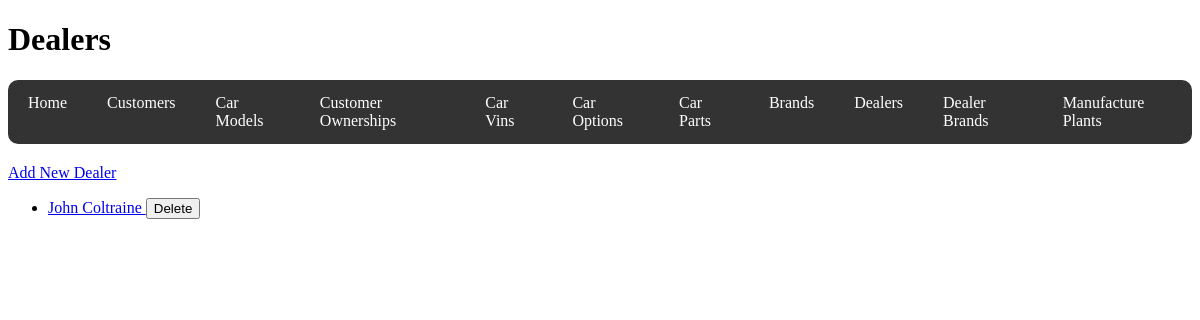
Page /dealers on the earlier database version.
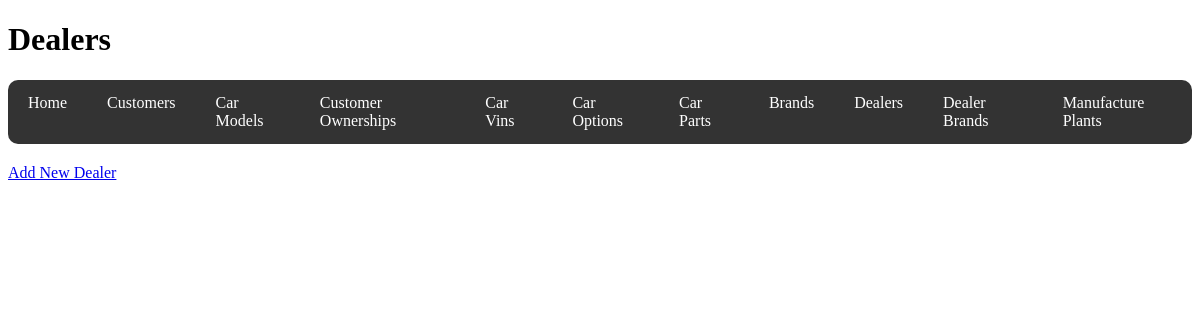
Same page on the later database version.
### code/models.py (models this page shows)
class Dealer(db.Model):
    __tablename__ = "Dealers"
    dealer_id = db.Column(db.Integer, primary_key=True)
    dealer_name = db.Column(db.String(50))
    dealer_address = db.Column(db.String(128))
    ownerships = db.relationship("CustomerOwnership", back_populates="dealer")
    dealer_brands = db.relationship("DealerBrand", back_populates="dealer")

### code/routes/dealers.py (the view, shortened to what this page needs)
@dealers_bp.route("/dealers", methods=["GET", "POST"])
def dealers():
    dealers = Dealer.query.all()
    return render_template("dealers.html", dealers=dealers)

### code/templates/dealers.html
{% extends 'base.html' %} {% block title %}Dealers{% endblock %} {% block header
%}
<h1>Dealers</h1>
{% endblock %} {% block content %}
<a href="{{ url_for('dealers.new_dealer') }}">Add New Dealer</a>
<ul>
  {% for dealer in dealers %}
  <li>
    <a href="{{ url_for('dealers.view_dealer', dealer_id=dealer.dealer_id) }}">
      {{ dealer.dealer_name }}
    </a>
    <form
      action="{{ url_for('dealers.delete_dealer', dealer_id=dealer.dealer_id) }}"
      method="POST"
      style="display: inline"
    >
      <button type="submit">Delete</button>
    </form>
  </li>
  {% endfor %}
</ul>
{% endblock %}

Differences in the rows shown:
removed Dealer: dealer_name "John Coltraine"
